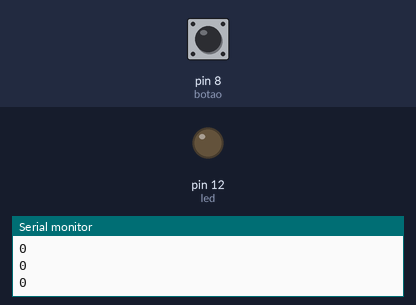
Recording of a sketch running on a simulated Arduino Uno, built with avr-gcc and run on an emulated ATmega328P. On the bench: output pins drawn as LEDs (lit = HIGH), the last lines printed to the serial monitor. The inputs (shaded band) are chosen by the test bench; at power-on: pin 8 (botao) LOW.

Above: at 1.2 s.
1.3 s: pin 8 (botao) pulled HIGH for 0.15 s
At 1.8 s:
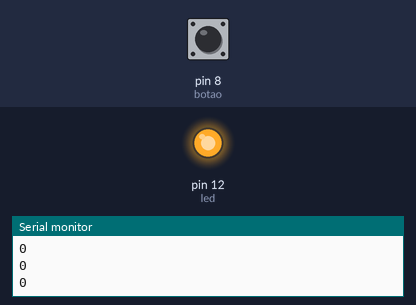
2.9 s: pin 8 (botao) pulled HIGH for 1 s
At 4.3 s:
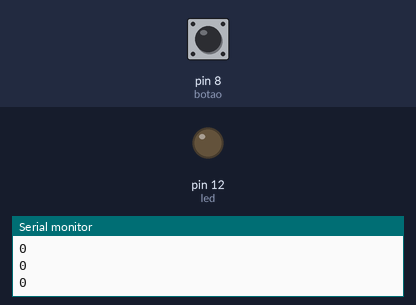
5.4 s: pin 8 (botao) pulled HIGH for 3.2 s
At 6.3 s:
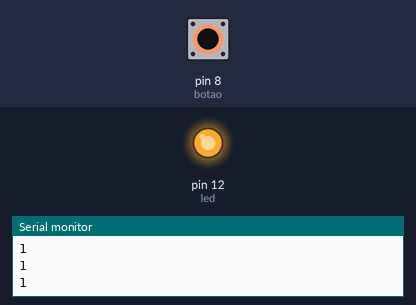
Timing chart, 0 to 8.4 s (numbered marks = the images above; inputs shaded):
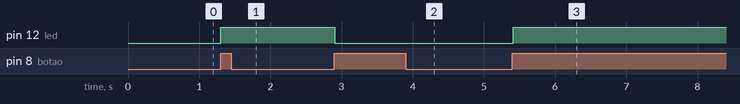

The sketch:

Turn_on_Led_with_buttom.ino
```cpp
int botao         = 8;
int led           = 12;
int estado_botao  = 0;
int flag_botao    = 0;
int estado_led    = 1;

void setup() {

Serial.begin(9600);                                         // Informa ao micro que vamos usar comunicação serial

pinMode(botao, INPUT);                                      // Informamos que botao(8) é entrada
pinMode(led  , OUTPUT);                                     // Informamos que led (5) é saida


  }// fim setup

void loop() {
  estado_botao = digitalRead(botao);                       // ATRIBUI O PINO DE ENTRADA BOTAO A VARIAVEL estado_botao
  Serial.println(estado_botao);
  if(( estado_botao == 1 )&&( flag_botao == 0 ))                                  // TESTA A VARIALVEL SE É 1
    {
      flag_botao = 1;
      if( estado_led == 1)
        {
         estado_led=0;
         digitalWrite( led, HIGH );
         Serial.println("LIGADO");
        }

      else if( estado_led == 0)
        {
         estado_led=1;
         digitalWrite( led, LOW );
         Serial.println("DESLIGADO");
        }
    delay(50);
    }// fim

  if( estado_botao == 0 )
    {
     flag_botao=0;
     delay(50);
    }


}// fim do loop
```

Measured:
- after the input at 1.3 s, pin 12 (led): LOW → HIGH at once
- after the input at 2.9 s, pin 12 (led): HIGH → LOW at once
- after the input at 5.4 s, pin 12 (led): LOW → HIGH at once
